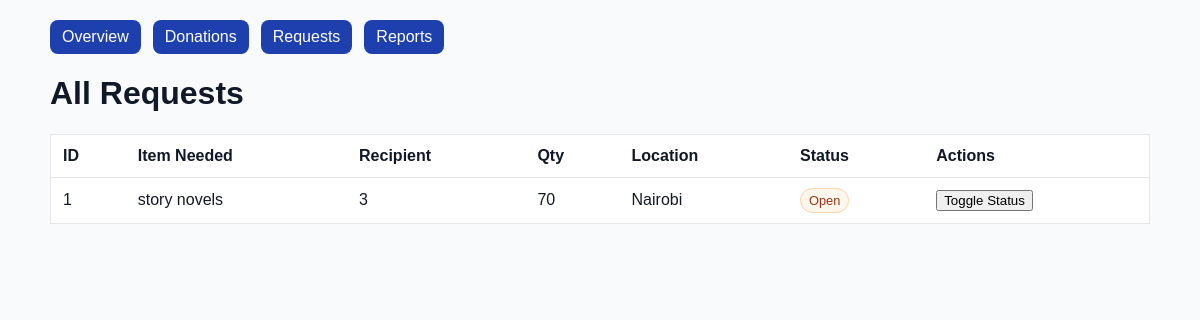
Page /admin/requests (signed in) on the committed database.
### app/models.py (models this page shows)
class Request(db.Model):
    id = db.Column(db.Integer, primary_key=True)
    recipient_id = db.Column(db.Integer, db.ForeignKey('user.id'))
    item_needed = db.Column(db.String(150), nullable=False)
    quantity = db.Column(db.String(50))
    reason = db.Column(db.Text)
    location = db.Column(db.String(100))
    fulfilled = db.Column(db.Boolean, default=False)

### app/routes.py (the view)
@main.route('/admin/requests')
@login_required
def admin_requests():
    if current_user.role != 'admin':
        flash('Admins only.')
        return redirect(url_for('main.dashboard'))
    items = ResourceRequest.query.order_by(ResourceRequest.id.desc()).all()
    return render_template('admin/requests.html', requests=items)

### app/__init__.py (called while the page is built)
@login_manager.user_loader
def load_user(user_id):
    return User.query.get(int(user_id))

### app/templates/admin/requests.html (shortened to what this page needs)
<!DOCTYPE html>
<html lang="en">
<head>
</head>
<body>
  <div class="container">
    <div class="nav">
      <a class="nav-link" href="{{ url_for('main.admin_dashboard') }}">Overview</a>
      <a class="nav-link" href="{{ url_for('main.admin_donations') }}">Donations</a>
      <a class="nav-link" href="{{ url_for('main.admin_requests') }}">Requests</a>
      <a class="nav-link" href="{{ url_for('main.admin_reports') }}">Reports</a>
    </div>
    <h1>All Requests</h1>
    <table>
      <thead>
        <tr>
          <th>ID</th><th>Item Needed</th><th>Recipient</th><th>Qty</th><th>Location</th><th>Status</th><th>Actions</th>
        </tr>
      </thead>
      <tbody>
        {% for r in requests %}
        <tr>
          <td>{{ r.id }}</td>
          <td>{{ r.item_needed }}</td>
          <td>{{ r.recipient_id }}</td>
          <td>{{ r.quantity or 'N/A' }}</td>
          <td>{{ r.location or 'N/A' }}</td>
          <td><span class="pill {{ 'fulfilled' if r.fulfilled else 'open' }}">{{ 'Fulfilled' if r.fulfilled else 'Open' }}</span></td>
          <td>
            <form method="POST" action="{{ url_for('main.admin_toggle_request', request_id=r.id) }}">
              <button type="submit">Toggle Status</button>
            </form>
          </td>
        </tr>
        {% endfor %}
      </tbody>
    </table>
  </div>
</body>
</html>

### app/templates/admin/requests.html (style rules this page uses)
body { font-family:Arial,sans-serif;background:#f8fafc;color:#111827 }
.container { max-width:1100px;margin:20px auto;padding:0 16px }
.nav { display:flex;gap:12px;margin-bottom:16px }
a.nav-link { background:#1E40AF;color:#fff;text-decoration:none;padding:8px 12px;border-radius:8px }
table { width:100%;border-collapse:collapse;background:#fff;border:1px solid #e5e7eb }
th,td { padding:12px;border-bottom:1px solid #e5e7eb;text-align:left }
.pill { padding:4px 8px;border-radius:9999px;font-size:.8em }
.pill.open { background:#fff7ed;color:#9a3412;border:1px solid #fed7aa }
form { display:inline }

### rows in the picture
Request: id "1", item_needed "story novels", recipient_id "3", quantity "70", location "Nairobi", fulfilled "Open"
